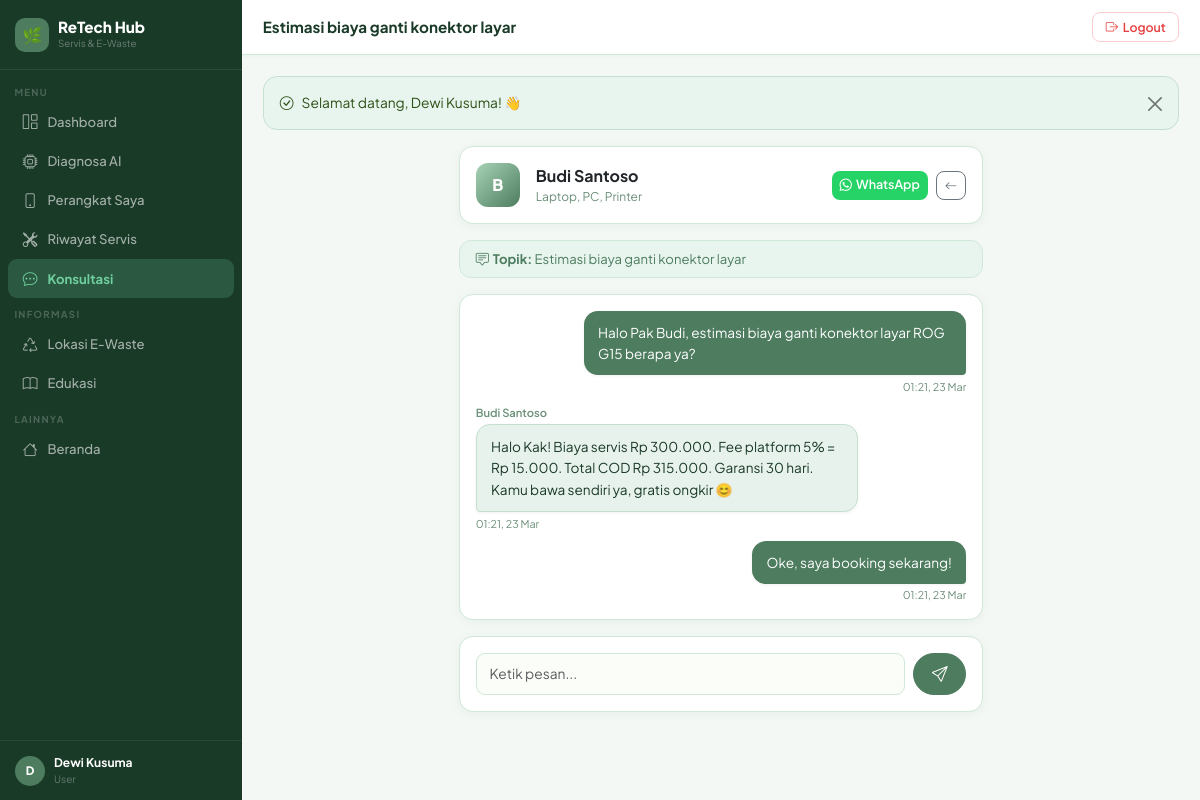
The app's page /user/chat/chat.php?id=1 (signed in) with its own data.
### tables this page shows
CREATE TABLE IF NOT EXISTS users (
    id INT AUTO_INCREMENT PRIMARY KEY,
    name VARCHAR(255) NOT NULL,
    email VARCHAR(255) UNIQUE NOT NULL,
    password VARCHAR(255) NOT NULL,
    role ENUM('user','technician','admin') DEFAULT 'user',
    phone VARCHAR(20) NULL,
    address TEXT NULL,
    latitude DECIMAL(10,7) NULL,    
    longitude DECIMAL(10,7) NULL,
    created_at TIMESTAMP DEFAULT CURRENT_TIMESTAMP,
    updated_at TIMESTAMP DEFAULT CURRENT_TIMESTAMP ON UPDATE CURRENT_TIMESTAMP
);

CREATE TABLE IF NOT EXISTS consultations (
    id INT AUTO_INCREMENT PRIMARY KEY,
    user_id INT NOT NULL,
    technician_id INT NOT NULL,
    service_request_id INT NULL,
    subject VARCHAR(255) NOT NULL,
    status ENUM('open','answered','closed') DEFAULT 'open',
    created_at TIMESTAMP DEFAULT CURRENT_TIMESTAMP,
    updated_at TIMESTAMP DEFAULT CURRENT_TIMESTAMP ON UPDATE CURRENT_TIMESTAMP,
    FOREIGN KEY (user_id) REFERENCES users(id) ON DELETE CASCADE,
    FOREIGN KEY (technician_id) REFERENCES technicians(id) ON DELETE CASCADE,
    FOREIGN KEY (service_request_id) REFERENCES service_requests(id) ON DELETE SET NULL
);

CREATE TABLE IF NOT EXISTS technicians (
    id INT AUTO_INCREMENT PRIMARY KEY,
    user_id INT NOT NULL,
    keahlian VARCHAR(255) NOT NULL,
    lokasi VARCHAR(255) NOT NULL,          
    workshop_address TEXT NULL,            
    latitude DECIMAL(10,7) NULL,           
    longitude DECIMAL(10,7) NULL,          
    bio TEXT NULL,
    is_available TINYINT(1) DEFAULT 1,
    rating DECIMAL(2,1) DEFAULT 5.0,
    total_jobs INT DEFAULT 0,
    response_time INT DEFAULT 60,
    price_start INT DEFAULT 50000,
    is_verified TINYINT(1) DEFAULT 0,     
    verified_at TIMESTAMP NULL,
    reject_reason VARCHAR(255) NULL,      
    created_at TIMESTAMP DEFAULT CURRENT_TIMESTAMP,
    updated_at TIMESTAMP DEFAULT CURRENT_TIMESTAMP ON UPDATE CURRENT_TIMESTAMP,
    FOREIGN KEY (user_id) REFERENCES users(id) ON DELETE CASCADE
);

CREATE TABLE IF NOT EXISTS chat_messages (
    id INT AUTO_INCREMENT PRIMARY KEY,
    consultation_id INT NOT NULL,
    sender_id INT NOT NULL,
    message TEXT NOT NULL,
    is_read TINYINT(1) DEFAULT 0,
    created_at TIMESTAMP DEFAULT CURRENT_TIMESTAMP,
    FOREIGN KEY (consultation_id) REFERENCES consultations(id) ON DELETE CASCADE,
    FOREIGN KEY (sender_id) REFERENCES users(id) ON DELETE CASCADE
);

### user/chat/chat.php (the view, shortened to what this page needs)
<?php
require_once __DIR__ . '/../../includes/functions.php';
require_once __DIR__ . '/../../includes/layout.php';
$pdo = getDB(); $uid = $_SESSION['user_id']; $cid = (int)get('id');
$cons = $pdo->prepare("SELECT c.*,u.name AS tech_name,u.phone AS tech_phone,t.keahlian FROM consultations c JOIN technicians t ON c.technician_id=t.id JOIN users u ON t.user_id=u.id WHERE c.id=? AND c.user_id=?");
$cons->execute([$cid,$uid]); $cons = $cons->fetch();
$pdo->prepare("UPDATE chat_messages SET is_read=1 WHERE consultation_id=? AND sender_id!=?")->execute([$cid,$uid]);
$messages = $pdo->prepare("SELECT m.*,u.name AS sender_name FROM chat_messages m JOIN users u ON m.sender_id=u.id WHERE consultation_id=? ORDER BY m.created_at ASC");
$messages->execute([$cid]); $messages = $messages->fetchAll();
pageHeader('Chat Konsultasi', e($cons['subject']));
?>
<div class="row justify-content-center"><div class="col-lg-7">
<div class="card mb-3">
    <div class="card-body p-3 d-flex align-items-center gap-3">
        <div style="width:44px;height:44px;background:linear-gradient(135deg,#A7D3B5,#4D7C5F);border-radius:12px;display:flex;align-items:center;justify-content:center;color:#fff;font-weight:800;font-size:1rem;flex-shrink:0;">
            <?=strtoupper(substr($cons['tech_name'],0,1))?>
        </div>
        <div class="flex-grow-1">
            <div style="font-weight:700;"><?=e($cons['tech_name'])?></div>
            <div style="font-size:.75rem;color:var(--muted);"><?=e($cons['keahlian'])?></div>
        </div>
        <div class="d-flex gap-2">
            <?php if ($cons['tech_phone']): ?>
            <a href="https://wa.me/62<?=ltrim($cons['tech_phone'],'0')?>" target="_blank"
               class="btn btn-sm" style="background:#25D366;color:#fff;border:none;border-radius:8px;font-size:.78rem;font-weight:600;">
                <i class="bi bi-whatsapp me-1"></i>WhatsApp
            </a>
            <?php endif; ?>
            <a href="index.php" class="btn btn-sm btn-outline-secondary" style="font-size:.78rem;border-radius:8px;">
                <i class="bi bi-arrow-left"></i>
            </a>
        </div>
    </div>
</div>
<div class="alert py-2 px-3 mb-3" style="background:var(--sage-lt);border:1px solid var(--border);font-size:.82rem;color:var(--sage);border-radius:12px;">
    <i class="bi bi-chat-square-text me-1"></i><strong>Topik:</strong> <?=e($cons['subject'])?>
</div>
<div class="card mb-3">
    <div class="card-body p-3" id="chatBox" style="max-height:420px;overflow-y:auto;display:flex;flex-direction:column;gap:.6rem;">
        <?php if (empty($messages)): ?>
        <div class="text-center text-muted py-4" style="font-size:.85rem;">
            <i class="bi bi-chat d-block display-5 mb-2 opacity-25"></i>
            Belum ada pesan. Kirim pesan pertamamu!
        </div>
        <?php else: foreach ($messages as $m): $isMe = $m['sender_id'] == $uid; ?>
        <div style="display:flex;flex-direction:column;align-items:<?=$isMe?'flex-end':'flex-start'?>;">
            <?php if(!$isMe): ?>
            <div style="font-size:.7rem;color:var(--muted);margin-bottom:.2rem;font-weight:600;"><?=e($m['sender_name'])?></div>
            <?php endif; ?>
            <div style="max-width:78%;background:<?=$isMe?'#4D7C5F':'#E8F2EC'?>;color:<?=$isMe?'#fff':'#1A3A28'?>;border:<?=$isMe?'none':'1px solid #C5E0CF'?>;padding:.65rem .9rem;border-radius:<?=$isMe?'14px 14px 4px 14px':'14px 14px 14px 4px'?>;font-size:.85rem;line-height:1.6;word-break:break-word;box-shadow:0 1px 3px rgba(0,0,0,.06);">
                <?=nl2br(e($m['message']))?>
            </div>
            <div style="font-size:.67rem;color:var(--muted);margin-top:.2rem;"><?=date('H:i, d M',strtotime($m['created_at']))?></div>
        </div>
        <?php endforeach; endif; ?>
    </div>
</div>
<?php if ($cons['status'] !== 'closed'): ?>
<div class="card">
    <div class="card-body p-3">
        <form method="POST" class="d-flex gap-2">
            <input type="text" name="message" class="form-control" placeholder="Ketik pesan..." required autocomplete="off" style="border-radius:50px;">
            <button type="submit" class="btn btn-primary" style="border-radius:50px;padding:.5rem 1.1rem;flex-shrink:0;">
                <i class="bi bi-send"></i>
            </button>
        </form>
    </div>
</div>
<?php endif; ?>
</div></div>
<?php pageFooter(); ?>

### includes/layout.php (shortened to what this page needs)
<?php
function pageHeader(string $title = 'Dashboard', string $pageTitle = ''): void {
    $user   = currentUser();
    $role   = $_SESSION['user_role'] ?? '';
    $active = $_SERVER['PHP_SELF'];
    $base   = BASE_URL;
?>
<!DOCTYPE html>
<html lang="id">
<head>
    <link href="https://cdn.jsdelivr.net/npm/bootstrap@5.3.2/dist/css/bootstrap.min.css" rel="stylesheet">
    <link href="https://cdn.jsdelivr.net/npm/bootstrap-icons@1.11.3/font/bootstrap-icons.min.css" rel="stylesheet">
</head>
<body>
<aside class="sidebar" id="sidebar">
    <div class="sb-brand">
        <div class="lbox">🌿</div>
        <div>
            <div class="bname">ReTech Hub</div>
            <div class="bsub">Servis &amp; E-Waste</div>
        </div>
    </div>
    <nav class="sb-nav">
        <?php if ($role === 'admin'): ?>
            <div class="sb-sec">Manajemen</div>
            <a href="<?= $base ?>/admin/dashboard.php" <?= str_contains($active,'admin/dashboard') ? 'class="active"' : '' ?>><i class="bi bi-grid-1x2"></i> Dashboard</a>
            <a href="<?= $base ?>/admin/users/index.php" <?= str_contains($active,'admin/users') ? 'class="active"' : '' ?>><i class="bi bi-people"></i> Kelola User</a>
            <a href="<?= $base ?>/admin/services.php" <?= str_contains($active,'admin/services') ? 'class="active"' : '' ?>><i class="bi bi-tools"></i> Semua Servis</a>
            <a href="<?= $base ?>/admin/technician_verify.php" <?= str_contains($active,'technician_verify') ? 'class="active"' : '' ?>><i class="bi bi-shield-check"></i> Verifikasi Teknisi</a>
            <a href="<?= $base ?>/admin/settings.php" <?= str_contains($active,'admin/settings') ? 'class="active"' : '' ?>><i class="bi bi-gear"></i> Pengaturan</a>
            <div class="sb-sec">Konten</div>
            <a href="<?= $base ?>/admin/ewaste/index.php" <?= str_contains($active,'admin/ewaste') ? 'class="active"' : '' ?>><i class="bi bi-recycle"></i> Lokasi E-Waste</a>
            <a href="<?= $base ?>/admin/articles/index.php" <?= str_contains($active,'admin/articles') ? 'class="active"' : '' ?>><i class="bi bi-journal-text"></i> Artikel</a>
        <?php else: ?>
            <div class="sb-sec">Menu</div>
            <a href="<?= $base ?>/user/dashboard.php" <?= str_contains($active,'user/dashboard') ? 'class="active"' : '' ?>><i class="bi bi-grid-1x2"></i> Dashboard</a>
            <a href="<?= $base ?>/diagnosis/index.php" <?= str_contains($active,'diagnosis') ? 'class="active"' : '' ?>><i class="bi bi-cpu"></i> Diagnosa AI</a>
            <a href="<?= $base ?>/user/devices/index.php" <?= str_contains($active,'user/devices') ? 'class="active"' : '' ?>><i class="bi bi-phone"></i> Perangkat Saya</a>
            <a href="<?= $base ?>/user/service/index.php" <?= str_contains($active,'user/service') ? 'class="active"' : '' ?>><i class="bi bi-tools"></i> Riwayat Servis</a>
            <a href="<?= $base ?>/user/chat/index.php" <?= str_contains($active,'user/chat') ? 'class="active"' : '' ?>><i class="bi bi-chat-dots"></i> Konsultasi</a>
            <div class="sb-sec">Informasi</div>
            <a href="<?= $base ?>/ewaste/index.php"><i class="bi bi-recycle"></i> Lokasi E-Waste</a>
            <a href="<?= $base ?>/articles/index.php"><i class="bi bi-book"></i> Edukasi</a>
        <?php endif; ?>
        <div class="sb-sec">Lainnya</div>
        <a href="<?= $base ?>/index.php"><i class="bi bi-house"></i> Beranda</a>
    </nav>
    <?php if ($user): ?>
    <div class="sb-user">
        <div class="av"><?= strtoupper(substr($user['name'] ?? 'U', 0, 1)) ?></div>
        <div>
            <div class="un"><?= htmlspecialchars($user['name'] ?? '') ?></div>
            <div class="ur"><?= ucfirst($role) ?></div>
        </div>
    </div>
    <?php endif; ?>
</aside>
<div class="main">
    <div class="topbar">
        <div class="d-flex align-items-center gap-2">
            <span class="ptitle"><?= htmlspecialchars($pageTitle ?: $title) ?></span>
        </div>
        <form method="POST" action="<?= $base ?>/logout.php" class="m-0">
            <button type="submit" class="btn-lo">
                <i class="bi bi-box-arrow-right"></i> Logout
            </button>
        </form>
    </div>
    <div class="page-body">
<?php
}
function pageFooter(): void {
    echo '</div></div>';
    echo '</body></html>';
}

### includes/layout.php (style rules this page uses)
:root { --sage: #4D7C5F; --sage-dk: #2D5016; --sage-lt: #E8F5EE; --sage-md: #C5E0CF; --mint: #6FCF9E; --forest: #1A3A28; --cream: #FAFDF8; --sand: #F4F8F5; --border: #D0E8D8; --txt: #1A3A28; --muted: #6B8F78; --white: #FFFFFF; --shadow: 0 2px 10px rgba(77,124,95,.08); --r: 14px; }
* { font-family: 'Plus Jakarta Sans', sans-serif; box-sizing: border-box; }
body { background: var(--sand); color: var(--txt); margin: 0; }
.sidebar { width: 242px; min-height: 100vh; background: var(--forest); position: fixed; top: 0; left: 0; z-index: 1000; display: flex; flex-direction: column; transition: transform .3s; }
.sb-brand { padding: 1.1rem .95rem; border-bottom: 1px solid rgba(255,255,255,.08); display: flex; align-items: center; gap: .55rem; }
.sb-brand .lbox { width: 34px; height: 34px; background: var(--sage); border-radius: 10px; display: flex; align-items: center; justify-content: center; font-size: 1rem; flex-shrink: 0; }
.sb-brand .bname { color: #fff; font-size: .95rem; font-weight: 800; line-height: 1.1; }
.sb-brand .bsub { color: rgba(255,255,255,.35); font-size: .61rem; }
.sb-nav { padding: .35rem 0; flex: 1; overflow-y: auto; }
.sb-sec { padding: .55rem .9rem .18rem; font-size: .6rem; font-weight: 700; text-transform: uppercase; letter-spacing: 1.3px; color: rgba(255,255,255,.22); }
.sb-nav a { display: flex; align-items: center; gap: .55rem; padding: .52rem .85rem; margin: .03rem .5rem; color: rgba(255,255,255,.6); text-decoration: none; font-size: .82rem; font-weight: 500; border-radius: 9px; transition: .15s; }
.sb-nav a i { font-size: .92rem; width: 17px; text-align: center; flex-shrink: 0; }
.sb-nav a.active { background: rgba(111,207,158,.2); color: var(--mint); font-weight: 700; }
.sb-nav a.active i { color: var(--mint); }
.sb-user { padding: .8rem .95rem; border-top: 1px solid rgba(255,255,255,.07); display: flex; align-items: center; gap: .55rem; }
.av { width: 30px; height: 30px; background: var(--sage); border-radius: 50%; display: flex; align-items: center; justify-content: center; color: #fff; font-weight: 800; font-size: .73rem; flex-shrink: 0; }
.un { color: #fff; font-size: .75rem; font-weight: 700; }
.ur { color: rgba(255,255,255,.32); font-size: .63rem; }
.main { margin-left: 242px; min-height: 100vh; }
.topbar { background: var(--white); padding: .78rem 1.3rem; border-bottom: 1px solid var(--border); display: flex; align-items: center; justify-content: space-between; position: sticky; top: 0; z-index: 100; box-shadow: 0 1px 4px rgba(77,124,95,.06); }
.ptitle { font-weight: 700; font-size: .95rem; color: var(--txt); margin: 0; }
.btn-lo { background: transparent; border: 1.5px solid #FECDD3; color: #E53E3E; border-radius: 8px; padding: .27rem .78rem; font-size: .77rem; font-weight: 600; cursor: pointer; transition: .15s; display: flex; align-items: center; gap: .3rem; }
.page-body { padding: 1.3rem; }
.card { border: 1px solid var(--border); border-radius: var(--r); box-shadow: var(--shadow); background: var(--white); }
.card-body { padding: 1.1rem; }
.btn-primary, .btn-primary:focus { background: var(--sage); border-color: var(--sage); color: #fff; font-weight: 600; }
.form-control, .form-select { border-color: var(--border); border-radius: 9px !important; font-size: .86rem; padding: .5rem .8rem; background: #FAFDF8; }
.alert { border-radius: var(--r); border: none; font-size: .86rem; }

### records on screen
users: name "D", name "Dewi Kusuma"
consultations: subject "Estimasi biaya ganti konektor layar", users.name "B", users.name "Budi Santoso", technician.keahlian "Laptop, PC, Printer"
chat_messages: message "Halo Pak Budi, estimasi biaya ganti konektor layar ROG G15 berapa ya?", created_at "01:21, 23 Mar"
chat_messages: sender.name "Budi Santoso", message "Halo Kak! Biaya servis Rp 300.000. Fee platform 5% = Rp 15.000. Total COD Rp 315.000. Garansi 30 hari. Kamu bawa sendiri ya, gratis ongkir 😊", created_at "01:21, 23 Mar"
chat_messages: message "Oke, saya booking sekarang!", created_at "01:21, 23 Mar"

### other values on screen
$role "User"
$flash['msg'] "Selamat datang, Dewi Kusuma! 👋"
